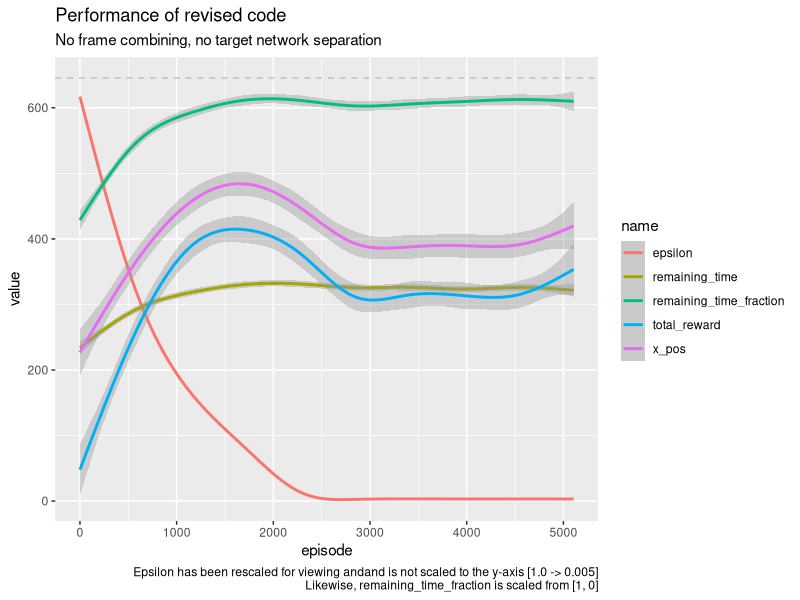
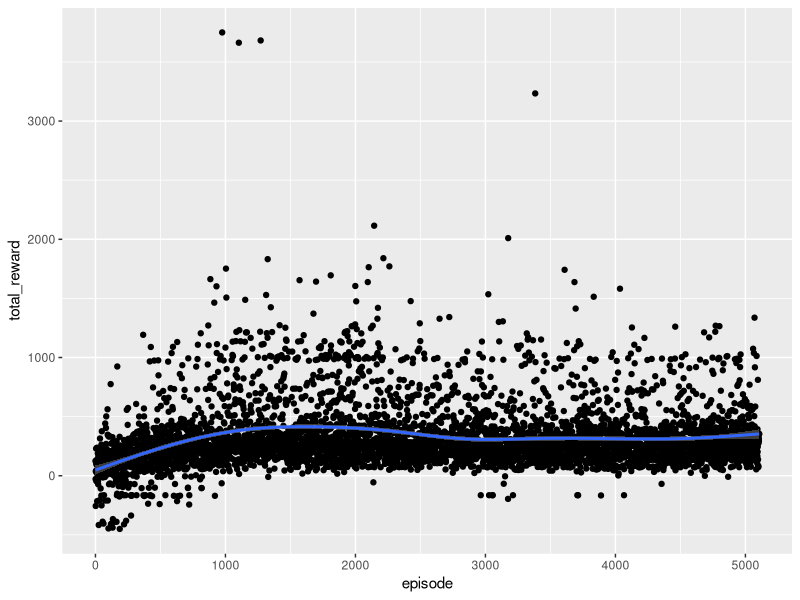
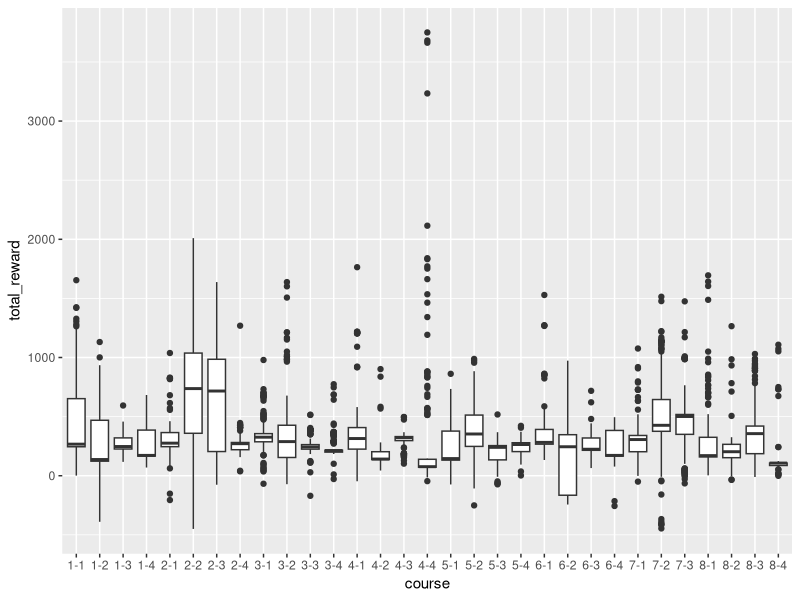
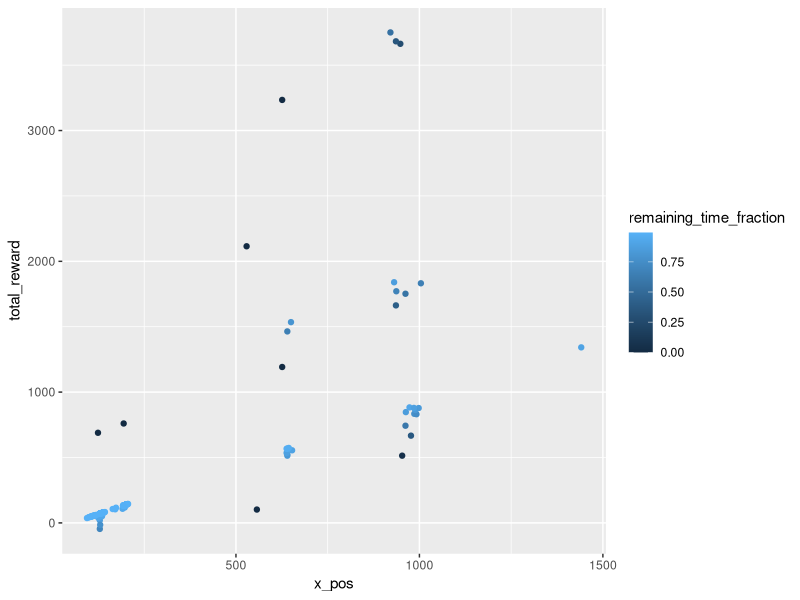
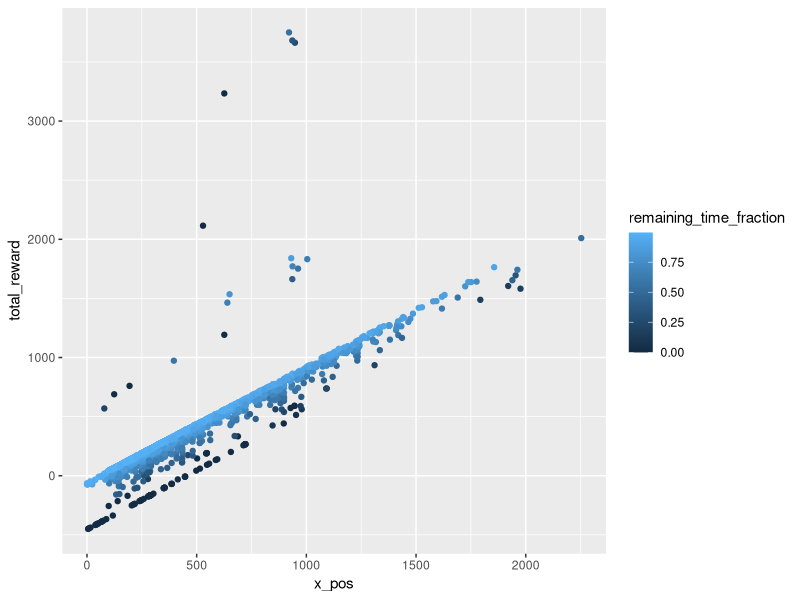
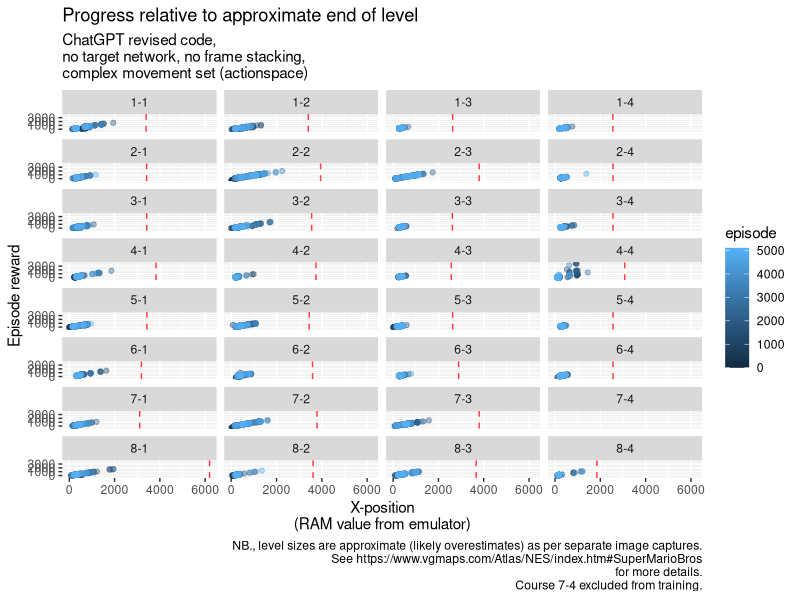
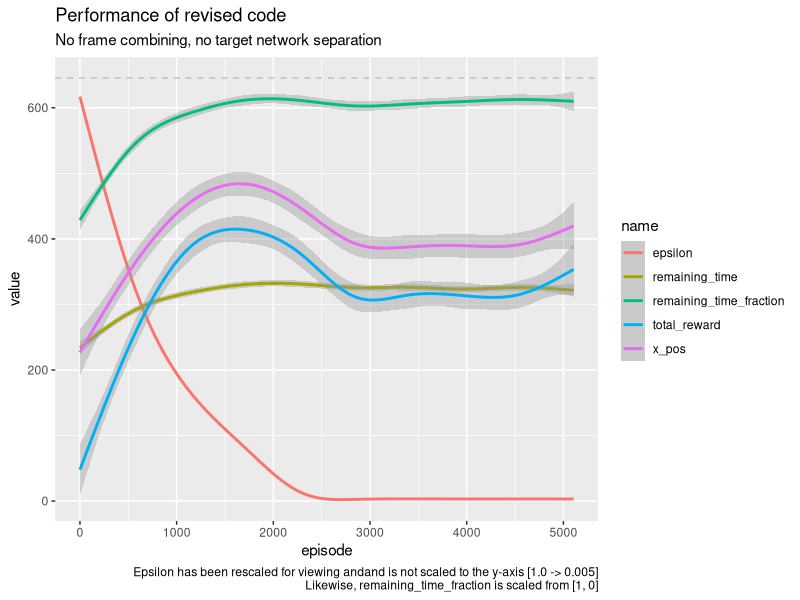
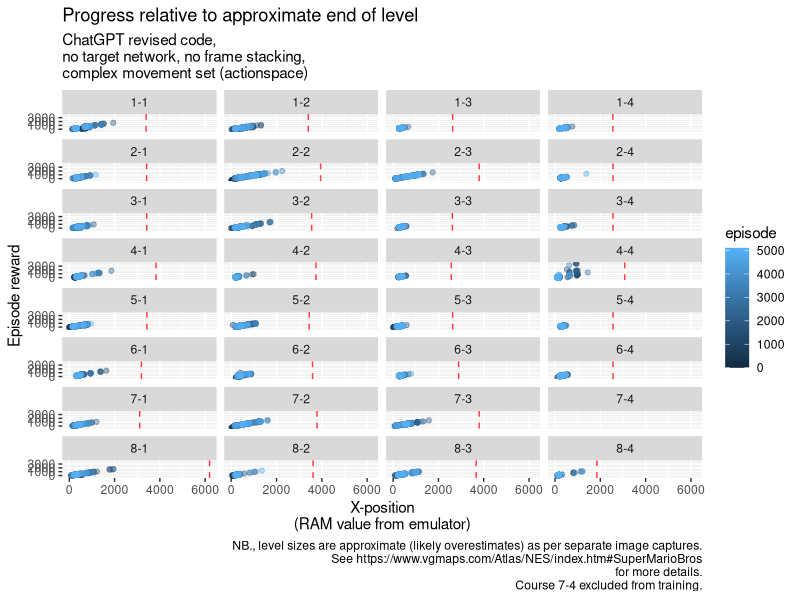

Recreate these plots in R, in order.
## ---- chunk 1
knitr::opts_chunk$set(echo = TRUE)
## ---- chunk 2
library(tidyverse)
## ---- chunk 3
dat.raw = read_csv('./log.csv') %>%
  rename(remaining_time = `time...4`) %>%
  rename(computetime = `time...10`)

# as by world captures from:
# https://www.vgmaps.com/Atlas/NES/SuperMarioBros-World
course_sizes = read_csv('./getting_world_sizes/sizes.csv')

# manually copied from https://www.mariowiki.com/World_1-1_(Super_Mario_Bros.) 
# and subsequent pages
course_durations = read_csv('./course_durations.csv')

dat = dat.raw %>%
  left_join(course_sizes) %>%
  left_join(course_durations) %>%
  mutate(remaining_time_fraction = remaining_time / course_duration_seconds)

dat %>%
  select(remaining_time_fraction) %>% arrange(desc(remaining_time_fraction))

## ---- chunk 4
dat %>%
  filter(flag_get == TRUE)
## ---- chunk 5

maxscaling = dat %>% summarize(mean_reward = mean(total_reward)) %>% pull() * 2

dat %>%
  left_join(course_durations)

dat.summary = dat %>%
  mutate(epsilon = epsilon * maxscaling,
         remaining_time_fraction = remaining_time_fraction * maxscaling) %>%
  select(episode, total_reward, x_pos, remaining_time, epsilon, remaining_time_fraction) %>%
  pivot_longer(cols = c(total_reward, x_pos, remaining_time, epsilon, remaining_time_fraction))


dat.summary %>%
  ggplot(aes(x = episode, y = value, color = name)) +
  geom_hline(yintercept = maxscaling, linetype = "dashed", color = "gray") +
  geom_smooth() +
  labs(caption = paste0("Epsilon has been rescaled for viewing and",
  "and is not scaled to the y-axis [1.0 -> 0.005]\n",
  "Likewise, remaining_time_fraction is scaled from [1, 0]"),
       title = "Performance of revised code",
       subtitle = "No frame combining, no target network separation")

ggsave("./alternative_approach.png", dpi = 300, width = 10, height = 6)

# dat %>%
#   ggplot(aes(x = episode, y = epsilon)) +
#   geom_line()

cat(getwd())
## ---- chunk 6
dat %>%
  ggplot(aes(x = episode, y = total_reward)) +
  geom_point() +
  #gghighlight::gghighlight(course == '4-4') +
  geom_smooth()
## ---- chunk 7
dat %>%
  group_by(course) %>%
  ggplot(aes(x = course, y = total_reward)) +
  geom_boxplot()
## ---- chunk 8
dat %>%
  filter(episode %% 250 == 0)
## ---- chunk 9
dat %>%
  filter(course == '4-4') %>%
  ggplot(aes(x = x_pos, y = total_reward, color = remaining_time_fraction)) +
  geom_point()
## ---- chunk 10
dat %>%
  ggplot(aes(x = x_pos, y = total_reward, color = remaining_time_fraction)) +
  geom_point()
## ---- chunk 11
dat %>%
  bind_rows(tibble(course = "7-4")) %>%
    ggplot() +
    geom_vline(aes(xintercept = width), linetype = 'dashed', color = 'red', alpha = 0.75) + 
    geom_point(aes(x = x_pos, y = total_reward, color = episode), alpha = 0.4) +
    facet_wrap( ~ course, ncol = 4) +
  labs(title = "Progress relative to approximate end of level",
       subtitle = "ChatGPT revised code, \nno target network, no frame stacking, \ncomplex movement set (actionspace)",
       caption = paste0("NB., level sizes are approximate (likely overestimates) as per separate image captures.\n",
                        "See https://www.vgmaps.com/Atlas/NES/index.htm#SuperMarioBros\n",
                        "for more details.\n",
                        "Course 7-4 excluded from training."),
       x = "X-position\n(RAM value from emulator)",
       y = "Episode reward")

ggsave('chatgpt_version_performance_relative_to_level_completion.png', 
       dpi = 300, height = 8.5, width = 11)

ggsave('chatgpt_version_performance_relative_to_level_completion.pdf', 
       dpi = 300, height = 8.5, width = 11)

ggsave('chatgpt_version_performance_relative_to_level_completion.svg',
       height = 12, width = 12)

